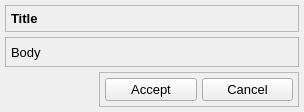
<?xml version="1.0" encoding="UTF-8"?>
<ui version="4.0">
 <class>Form</class>
 <widget class="QWidget" name="Form">
  <property name="geometry">
   <rect>
    <x>0</x>
    <y>0</y>
    <width>304</width>
    <height>112</height>
   </rect>
  </property>
  <property name="sizePolicy">
   <sizepolicy hsizetype="Expanding" vsizetype="Minimum">
    <horstretch>0</horstretch>
    <verstretch>0</verstretch>
   </sizepolicy>
  </property>
  <property name="font">
   <font>
    <pointsize>10</pointsize>
   </font>
  </property>
  <property name="windowTitle">
   <string>Form</string>
  </property>
  <layout class="QVBoxLayout" name="verticalLayout">
   <property name="spacing">
    <number>0</number>
   </property>
   <property name="leftMargin">
    <number>5</number>
   </property>
   <property name="topMargin">
    <number>5</number>
   </property>
   <property name="rightMargin">
    <number>5</number>
   </property>
   <property name="bottomMargin">
    <number>5</number>
   </property>
   <item>
    <widget class="QWidget" name="widget" native="true">
     <property name="sizePolicy">
      <sizepolicy hsizetype="Expanding" vsizetype="Preferred">
       <horstretch>0</horstretch>
       <verstretch>0</verstretch>
      </sizepolicy>
     </property>
     <layout class="QVBoxLayout" name="verticalLayout_3">
      <property name="spacing">
       <number>5</number>
      </property>
      <property name="leftMargin">
       <number>0</number>
      </property>
      <property name="topMargin">
       <number>0</number>
      </property>
      <property name="rightMargin">
       <number>0</number>
      </property>
      <property name="bottomMargin">
       <number>0</number>
      </property>
      <item>
       <widget class="QFrame" name="titleBar">
        <property name="frameShape">
         <enum>QFrame::StyledPanel</enum>
        </property>
        <property name="frameShadow">
         <enum>QFrame::Raised</enum>
        </property>
        <layout class="QHBoxLayout" name="horizontalLayout">
         <property name="spacing">
          <number>5</number>
         </property>
         <property name="leftMargin">
          <number>5</number>
         </property>
         <property name="topMargin">
          <number>5</number>
         </property>
         <property name="rightMargin">
          <number>5</number>
         </property>
         <property name="bottomMargin">
          <number>5</number>
         </property>
         <item>
          <widget class="QLabel" name="titleLabel">
           <property name="sizePolicy">
            <sizepolicy hsizetype="Expanding" vsizetype="Preferred">
             <horstretch>0</horstretch>
             <verstretch>0</verstretch>
            </sizepolicy>
           </property>
           <property name="font">
            <font>
             <pointsize>10</pointsize>
             <bold>true</bold>
            </font>
           </property>
           <property name="text">
            <string>Title</string>
           </property>
           <property name="wordWrap">
            <bool>true</bool>
           </property>
          </widget>
         </item>
        </layout>
       </widget>
      </item>
      <item>
       <widget class="QFrame" name="mainBody">
        <property name="sizePolicy">
         <sizepolicy hsizetype="Expanding" vsizetype="Expanding">
          <horstretch>0</horstretch>
          <verstretch>0</verstretch>
         </sizepolicy>
        </property>
        <property name="frameShape">
         <enum>QFrame::StyledPanel</enum>
        </property>
        <property name="frameShadow">
         <enum>QFrame::Raised</enum>
        </property>
        <layout class="QVBoxLayout" name="verticalLayout_2">
         <property name="spacing">
          <number>5</number>
         </property>
         <property name="leftMargin">
          <number>5</number>
         </property>
         <property name="topMargin">
          <number>5</number>
         </property>
         <property name="rightMargin">
          <number>5</number>
         </property>
         <property name="bottomMargin">
          <number>5</number>
         </property>
         <item>
          <widget class="QLabel" name="descriptionLabel">
           <property name="sizePolicy">
            <sizepolicy hsizetype="Expanding" vsizetype="Preferred">
             <horstretch>0</horstretch>
             <verstretch>0</verstretch>
            </sizepolicy>
           </property>
           <property name="text">
            <string>Body</string>
           </property>
           <property name="wordWrap">
            <bool>true</bool>
           </property>
          </widget>
         </item>
        </layout>
       </widget>
      </item>
      <item alignment="Qt::AlignRight">
       <widget class="QFrame" name="footer">
        <property name="sizePolicy">
         <sizepolicy hsizetype="Preferred" vsizetype="Preferred">
          <horstretch>0</horstretch>
          <verstretch>0</verstretch>
         </sizepolicy>
        </property>
        <property name="minimumSize">
         <size>
          <width>200</width>
          <height>0</height>
         </size>
        </property>
        <property name="frameShape">
         <enum>QFrame::StyledPanel</enum>
        </property>
        <property name="frameShadow">
         <enum>QFrame::Raised</enum>
        </property>
        <layout class="QHBoxLayout" name="horizontalLayout_2">
         <property name="spacing">
          <number>5</number>
         </property>
         <property name="leftMargin">
          <number>5</number>
         </property>
         <property name="topMargin">
          <number>5</number>
         </property>
         <property name="rightMargin">
          <number>5</number>
         </property>
         <property name="bottomMargin">
          <number>5</number>
         </property>
         <item>
          <widget class="QPushButton" name="yesButton">
           <property name="cursor">
            <cursorShape>PointingHandCursor</cursorShape>
           </property>
           <property name="text">
            <string>Accept</string>
           </property>
          </widget>
         </item>
         <item>
          <widget class="QPushButton" name="cancelButton">
           <property name="cursor">
            <cursorShape>PointingHandCursor</cursorShape>
           </property>
           <property name="text">
            <string>Cancel</string>
           </property>
          </widget>
         </item>
        </layout>
       </widget>
      </item>
     </layout>
    </widget>
   </item>
  </layout>
 </widget>
 <resources/>
 <connections/>
</ui>
